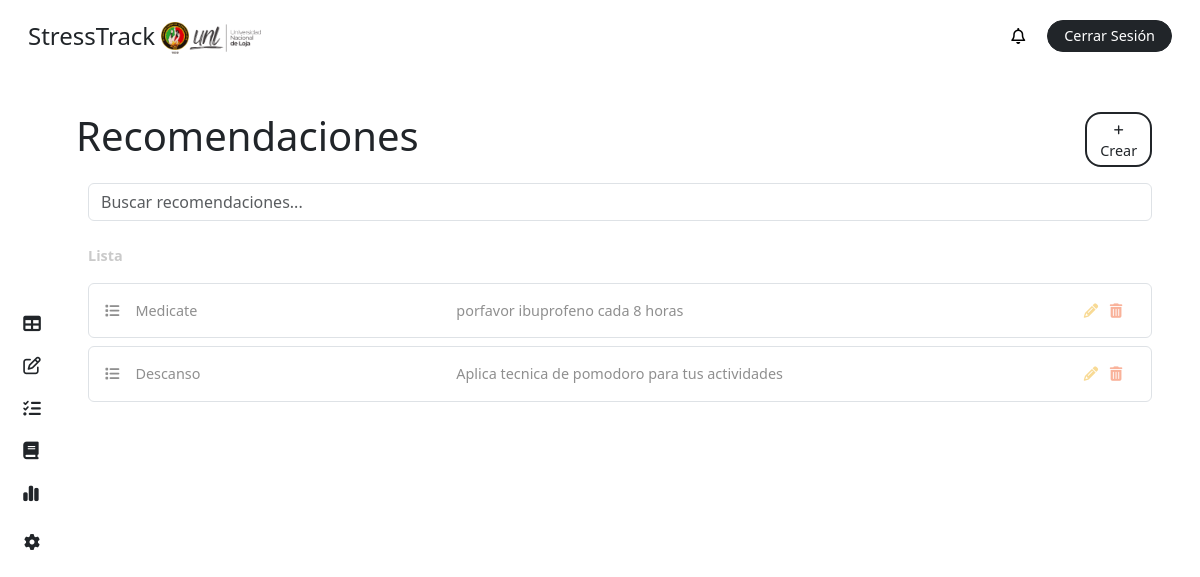
Page /recommendation/ (signed in) on the committed database.
### stress/models.py (models this page shows, shortened)
class Recommendation(models.Model):
    title = models.CharField(max_length=255)
    description = models.CharField(max_length=255)
    min_percent = models.IntegerField()
    max_percent = models.IntegerField()

### stress/views.py (the view, shortened to what this page needs)
# urls.py: path('recommendation/', views.recommendation, name='recommendation'),
@login_required
def recommendation(request):
    user = request.user
    form = RecommendationForm()
    if user.role == 'teacher':
        studens = user.teaching_courses.first().students.all() if user.teaching_courses.first() else None
    else:
        studens = None
    recommendations = Recommendation.objects.all()
    context = {
        'role': user.role,
        'recommendations': recommendations,
        'students': studens,
        'form': form,
        'notifications': user.notifications.all(),
        'unread_notifications': user.notifications.filter(is_read=False).count(),
    }
    return render(request, 'dashboard/recommendation.html', context)

### stress/forms.py
class RecommendationForm(forms.ModelForm):
    class Meta:
        model = Recommendation
        fields = ['title', 'description', 'min_percent', 'max_percent']
    def __init__(self, *args, **kwargs):
        super().__init__(*args, **kwargs)
        self.fields['title'].widget.attrs.update({
            'class': 'w-100 fs-7 py-1 px-2 border border-1 border-dark rounded-2',
            'placeholder': '',
        })
        self.fields['description'].widget.attrs.update({
            'class': 'w-100 fs-7 py-1 px-2 border border-1 border-dark rounded-2',
            'placeholder': '',
        })
        self.fields['min_percent'].widget.attrs.update({
            'class': 'w-100 fs-7 py-1 px-2 border border-1 border-dark rounded-2',
            'placeholder': '',
        })
        self.fields['max_percent'].widget.attrs.update({
            'class': 'w-100 fs-7 py-1 px-2 border border-1 border-dark rounded-2',
            'placeholder': '',
        })

### stress/templates/dashboard/recommendation.html (shortened to what this page needs)
{% extends "base/dashboard_base.html" %}
{% block content %}
{% include "elements/dashboard_sidebar.html" with role=role %}
<main class="main p-4 pt-3 pe-5">
  <div class="my-4">
        <div class="row">
            <div class="{% if role == 'teacher' %} col-9 {% else %} col-11 {% endif %} p-0">
                <h1 class="m-0">Recomendaciones</h1>
            </div>
            <div class="col-1 d-flex flex-column justify-content-center">
                <button
                    class="fs-7 text-center rounded-4 bg-white border border-dark border-2 text-dark text-decoration-none py-1 px-2"
                    data-bs-toggle="modal"
                    data-bs-target="#addRecoModal"
                >
                    <i class="fa-solid fa-plus fs-8"></i> Crear
                </button>
            </div>
        </div>
        <div class="row my-3">
            <div class="col-12">
                <input type="text" id="searchInput" class="form-control" placeholder="Buscar recomendaciones...">
            </div>
        </div>
        <label class="text-grisillo fw-bold my-2">Lista</label>
        {% if recommendations %}
            {% for recommendation in recommendations %}
                <div class="p-3 my-2 rounded-2 text-gris border border-1 recommendation-item">
                    <div class="row">
                        <div class="col-4">
                            <i class="fa-solid fa-list me-3"></i>{{ recommendation.title }}
                        </div>
                        <div class="col-7">
                            {{ recommendation.description }}
                        </div>
                        <div class="col-1 text-center">
                            <a  href="#"
                                class="mx-1 text-decoration-none text-not-bad edit-task"
                                data-bs-toggle="modal"
                                data-bs-target="#updateRecoModal{{ recommendation.id }}""
                                title="Editar">
                                <i class="fa-solid fa-pencil"></i>
                            </a>
                            <a  href="{% url 'delete-recommendation' recommendation.id %}"
                                class="mx-1 text-decoration-none text-dying"
                                title="Eliminar"
                                id="delete-reco-{{ recommendation.id }}"
                            >
                                <i class="fa-solid fa-trash-can"></i>
                            </a>
                        </div>
                    </div>
                </div>
            {% endfor %}
        {% else %}
            <div class="bg-inf p-3 my-2 rounded-2 text-gris">
                <i class="fas fa-info-circle me-2"></i> No existen recomendaciones por el momento.
            </div>
        {% endif %}
    </div>
</main>
{% endblock %}

### stress/static/css/main.css (style rules this page uses)
body { height: 100vh; margin: 0; padding: 0; display: grid; grid-template-columns: 4rem 1fr; grid-template-rows: 4.5rem 1fr; grid-template-areas: "header header" "side main"; gap: 0; background-color: white; }
.main { grid-area: main; overflow-y: auto; }
.fs-7 { font-size: .9rem; }
.fs-8 { font-size: .7rem !important; }
.text-not-bad { color: #f8da95; }
.text-dying { color: #f9b29a; }
.text-grisillo { color: #cacaca; font-size: .9rem; }
.text-gris { color: #8f8f8f !important; font-size: .9rem; }

### rows in the picture
Recommendation: title "Medicate", description "porfavor ibuprofeno cada 8 horas"
Recommendation: title "Descanso", description "Aplica tecnica de pomodoro para tus actividades"
